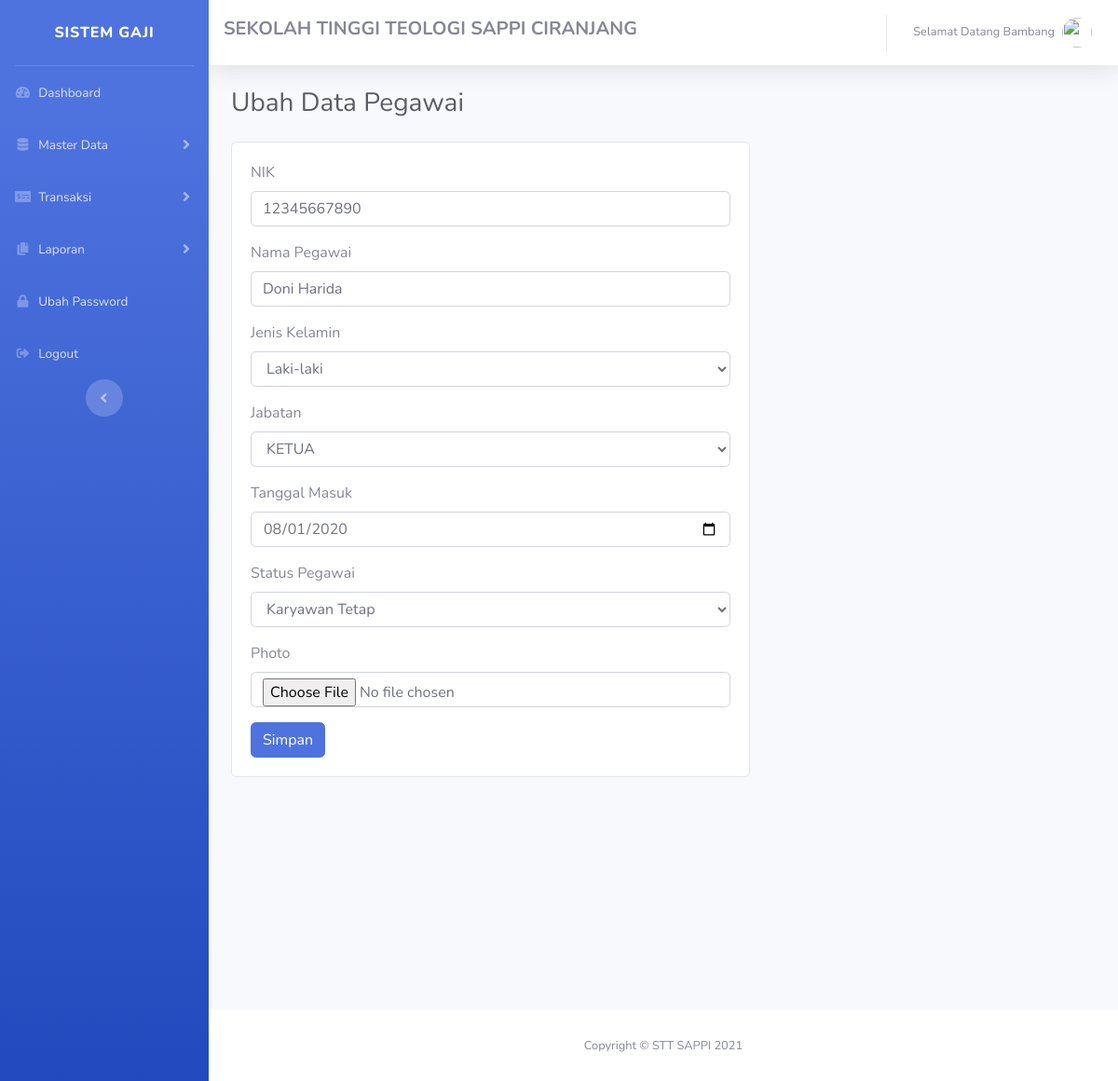
Screenshot of /admin/dataPegawai/updateData/1 with the database file from the repository.
### tables this page shows
CREATE TABLE `data_pegawai` (
  `id_pegawai` int(11) NOT NULL,
  `nik` varchar(50) NOT NULL,
  `nama_pegawai` varchar(225) NOT NULL,
  `jenis_kelamin` varchar(20) NOT NULL,
  `jabatan` varchar(50) NOT NULL,
  `tanggal_masuk` date NOT NULL,
  `status` varchar(50) NOT NULL,
  `photo` varchar(225) NOT NULL
);

### application/controllers/admin/DataPegawai.php (called while the page is built, shortened)
<?php
class DataPegawai extends CI_Controller
{
  public function updateData($id)
  {
    $data['judul'] = 'Ubah Data Pegawai';
    $data['jabatan'] = $this->penggajianModel->getData('data_jabatan')->result();
    $data['pegawai'] = $this->db->query("SELECT * FROM data_pegawai WHERE id_pegawai = '$id'")->result();
    $this->load->view('templates_admin/header', $data);
    $this->load->view('templates_admin/sidebar');
    $this->load->view('admin/formUpdatePegawai', $data);
    $this->load->view('templates_admin/footer');
  }
}

### index.php (called while the page is built, shortened)
<?php
require_once BASEPATH.'core/CodeIgniter.php';

### application/views/admin/formUpdatePegawai.php (the view, shortened to what this page needs)
<div class="container-fluid">
  <div class="d-sm-flex align-items-center justify-content-between mb-4">
    <h1 class="h3 mb-0 text-gray-800"><?= $judul; ?></h1>
  </div>
  <div class="card" style="width: 60%;">
    <div class="card-body">
      <?php foreach ($pegawai as $p) : ?>
        <form method="POST" action="<?= base_url('admin/dataPegawai/updateDataAksi') ?>" enctype="multipart/form-data">
          <div class="form-group">
            <label>NIK</label>
            <input type="number" name="nik" class="form-control" value="<?= $p->nik ?>">
          </div>
          <div class="form-group">
            <label>Nama Pegawai</label>
            <input type="text" name="nama_pegawai" class="form-control" value="<?= $p->nama_pegawai ?>">
          </div>
          <div class="form-group">
            <label>Jenis Kelamin</label>
            <select name="jenis_kelamin" class="form-control">
              <option value="<?= $p->jenis_kelamin ?>"><?= $p->jenis_kelamin ?></option>
            </select>
          </div>
          <div class="form-group">
            <label>Jabatan</label>
            <select name="jabatan" class="form-control">
              <option value="<?= $p->jabatan ?>"><?= $p->jabatan ?></option>
            </select>
          </div>
          <div class="form-group">
            <label>Tanggal Masuk</label>
            <input type="date" name="tanggal_masuk" class="form-control" value="<?= $p->tanggal_masuk ?>">
          </div>
          <div class="form-group">
            <label>Status Pegawai</label>
            <select name="status" class="form-control">
              <option value="<?= $p->status ?>"><?= $p->status ?></option>
            </select>
          </div>
          <div class="form-group">
            <label>Photo</label>
            <input type="file" name="photo" class="form-control">
          </div>
          <button type="submit" class="btn btn-primary">Simpan</button>
        </form>
      <?php endforeach; ?>
    </div>
  </div>
</div>

### rows the page displays
data_pegawai: nik "12345667890", nama_pegawai "Doni Harida", jenis_kelamin "Laki-laki", jabatan "KETUA", tanggal_masuk "08/01/2020", status "Karyawan Tetap"

### other values shown
$judul "Ubah Data Pegawai"
